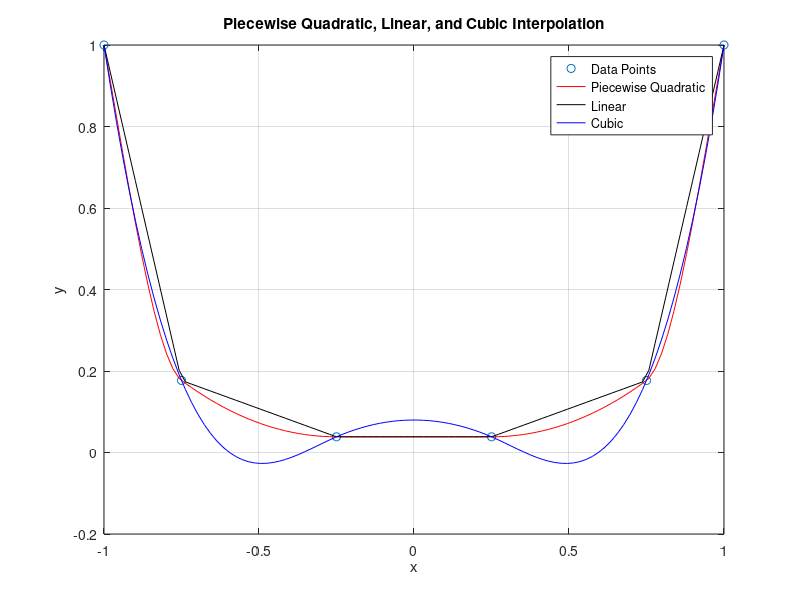

The MATLAB source for this figure:
% Document for Chapter 3 Homework :D 

% Problem 2:   
%{
%           Date Tom Ben
W1 = [10 27 2001 5 10 4 8];
W2 = [11 19 2001 7 4 5 11];
W3 = [12 03 2001 8 12 6 4];
W4 = [12 20 2001 10 14 8 7];
W5 = [01 09 2002 12 13 10 3];
W6 = [01 23 2002 14 8 12 0];
W7 = [03 06 2002 16 10 13 10];
W = [W1; W2; W3; W4; W5; W6; W7];

% Create Serial Date Num
t = datetime(W(:, [3 1 2])); 

% Tom and Ben
T = [5 10; 7 4; 8 12; 10 14; 12 13; 14 8; 16 10];
B = [4 8; 5 11; 6 4; 8 7; 10 3; 12 0; 13 10;];

% Convert to ounces
T_oz = T(:, 1) * 16 + T(:, 2);
B_oz = B(:, 1) * 16 + B(:, 2);

% Plot Points
plot(t, T_oz, '-rs'); hold on 
plot(t, B_oz, '-bs'); hold off

% Formatting:
legend('Tom', 'Ben');
xlabel('datetick');
ylabel('weight (oz)');
title('The Twins Weights');
%}

% Problem 3: 
%{
% Given data points
x = [-1.00 -0.96 -0.65 0.10 0.40 1.00];
y = [-1.0000 -0.1512 0.3860 0.4802 0.8838 1.0000];

% Define the domain
u = linspace(-1, 1, 100);

% Interpolation using piecelin
piecelin_values = piecelin(x, y, u);

% Interpolation using polyinterp
polyinterp_values = polyinterp(x, y, u);

% Interpolation using splinetx
splinetx_values = splinetx(x, y, u);

% Interpolation using pchiptx
pchiptx_values = pchiptx(x, y, u);

% Create subplots for interpolation methods
figure;

% Plot piecelin Interpolation
subplot(4, 1, 1);
plot(x, y, 's'); hold on
plot(u, piecelin_values);
title('piecelin Interpolation');

% Plot polyinterp Interpolation
subplot(4, 1, 2);
plot(x, y, 's'); hold on
plot(u, polyinterp_values);
title('polyinterp Interpolation');

% Plot splinetx Interpolation
subplot(4, 1, 3);
plot(x, y, 's'); hold on
plot(u, splinetx_values);
title('splinetx Interpolation');

% Plot pchiptx Interpolation
subplot(4, 1, 4);
plot(x, y, 's'); hold on
plot(u, pchiptx_values);
title('pchiptx Interpolation');

% Adjust subplot spacing
sgtitle('Interpolation Methods');
%}

% Problem 7:
%{
% Define the degree of the interpolating polynomial
n = 5;

% Generate n distinct points for interpolation
x = linspace(0, 1, n);

% Define two polynomials P and Q with degrees less than n
P = polyfit(x, x.^2, n-1);  % Example polynomial, you can choose any.
Q = polyfit(x, x.^2, n-1);  % Another polynomial with the same degree.

% Define a range of points for evaluation
x_eval = linspace(0, 1, 100);

% Evaluate P and Q at the same set of points
P_values = polyval(P, x_eval);
Q_values = polyval(Q, x_eval);

% Check if P and Q agree at all points
agreement = isequal(P_values, Q_values);

if agreement
    disp('P and Q agree at all points.');
else
    disp('P and Q do not agree at all points.');
end
%}

% Problem 8:
%{
% Define the golden ratio
phi = (1 + sqrt(5)) / 2;

% Define the evaluation point
x_val = 0.5;

% Calculate T5(x) using the power form representation
T5_power = 16*x_val^5 - 20*x_val^3 + 5*x_val;

% Calculate T5(x) using the trigonometric form representation
T5_trig = cos(5*acos(x_val));

% Calculate T5(x) using the Horner representation
coeffs = [16, 0, -20, 0, 5, 0];
T5_horner = polyval(coeffs, x_val);

% Calculate T5(x) using the Lagrange form representation
x_nodes = [1, phi/2, (phi - 1)/2, -1, -phi/2, -(phi - 1)/2];
y_nodes = [1, -1, 1, -1, 1, -1];
T5_lagrange = 0;
for k = 1:length(x_nodes)
    Lk = 1;
    for j = 1:length(x_nodes)
        if j ~= k
            Lk = Lk * (x_val - x_nodes(j)) / (x_nodes(k) - x_nodes(j));
        end
    end
    T5_lagrange = T5_lagrange + Lk * y_nodes(k);
end

% Calculate T5(x) using the factored representation
z_nodes = [sqrt((2 + phi)/4), sqrt((3 - phi)/4), 0, -sqrt((3 - phi)/4), -sqrt((2 + phi)/4)];
T5_factored = 16 * prod(x_val - z_nodes);

% Calculate T5(x) using the three-term recurrence representation
T5_recurrence = zeros(1, 6);
T5_recurrence(1) = 1;
T5_recurrence(2) = x_val;
for n = 2:5
    T5_recurrence(n + 1) = 2 * x_val * T5_recurrence(n) - T5_recurrence(n - 1);
end

% Display the results
disp(['T5(x) (Power Form) at x = 0.5: ' num2str(T5_power)]);
disp(['T5(x) (Trigonometric Form) at x = 0.5: ' num2str(T5_trig)]);
disp(['T5(x) (Horner Form) at x = 0.5: ' num2str(T5_horner)]);
disp(['T5(x) (Lagrange Form) at x = 0.5: ' num2str(T5_lagrange)]);
disp(['T5(x) (Factored Representation) at x = 0.5: ' num2str(T5_factored)]);
disp(['T5(x) (Three-Term Recurrence) at x = 0.5: ' num2str(T5_recurrence(6))]);
%}

% Problem 10:

% Given data points
x = [-1.00; -0.75; -0.25; 0.25; 0.75; 1.00];
y = [1.0000; 0.1768; 0.0385; 0.0385; 0.1768; 1.0000];

% Domain for interpolation
u = linspace(-1, 1, 100);
% Interpolation using piecewise quadratic interpolation
interp_quad = interp1(x, y, u, 'pchip');

% Interpolation using linear interpolation
interp_linear = interp1(x, y, u, 'linear');

% Interpolation using cubic interpolation
interp_cubic = interp1(x, y, u, 'spline');

% Plot the results
figure;
plot(x, y, 'o', u, interp_quad, 'r', u, interp_linear, 'k', u, interp_cubic, 'b');
title('Piecewise Quadratic, Linear, and Cubic Interpolation');
xlabel('x');
ylabel('y');
legend('Data Points', 'Piecewise Quadratic', 'Linear', 'Cubic');
grid on;

